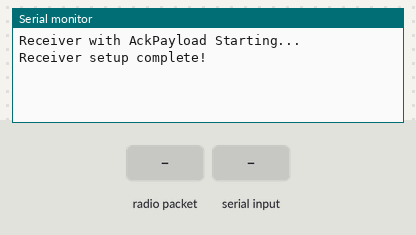
Bench run of a sketch on a simulated Arduino Uno, built with avr-gcc and run on an emulated ATmega328P. Shown: the last lines printed to the serial monitor. Inputs (shaded band) come from the test bench. No radio packets arrive unless stated.

Above: at 1.2 s.
1.3 s: radio packet "p" arrives
At 2.1 s:
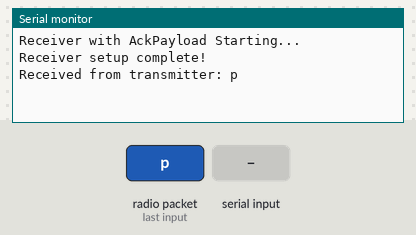
2.8 s: "p\n" received over Serial
At 3.3 s:
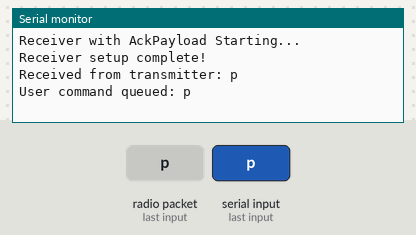
4.3 s: radio packet "c" arrives
At 5.5 s:
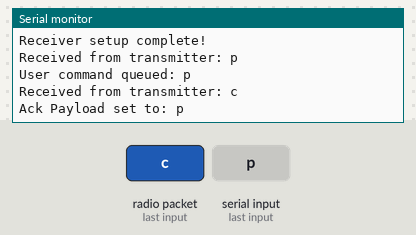
5.8 s: "c\n" received over Serial
At 6.8 s:
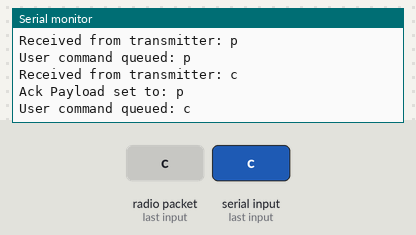
7.3 s: radio packet "1" arrives
At 7.8 s:
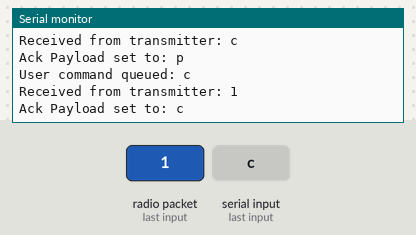
8.8 s: "1\n" received over Serial
At 10.3 s:
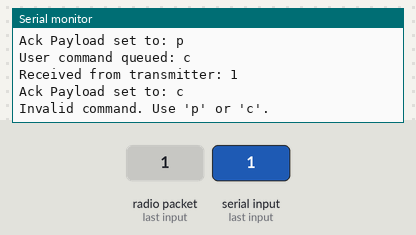

The sketch:

Reciever.ino
```cpp
/**
 * Receiver that displays incoming data and sets an
 * ack payload containing the user command ('p' or 'c').
 */

#include <SPI.h>
#include <nRF24L01.h>
#include <RF24.h>

// Radio wiring: CE=7, CSN=8
RF24 radio(7, 8);
const byte address[6] = "00001";

// We'll store the last user command from Serial
// so that we can send it in the next ack payload.
char userCommand = '\0';

void setup() {
  Serial.begin(9600);
  Serial.println("Receiver with AckPayload Starting...");

  if (!radio.begin()) {
    Serial.println("nRF24L01 not detected. Check connections!");
    while (true);
  }
  radio.setPALevel(RF24_PA_MIN);

  // Ack payload
  radio.enableDynamicPayloads();
  radio.setAutoAck(true);
  radio.enableAckPayload();

  // Listen on the same address
  radio.openReadingPipe(1, address);
  radio.startListening();

  Serial.println("Receiver setup complete!");
}

void loop() {
  // 1) Check if we got data from the transmitter
  if (radio.available()) {
    // We'll read the dynamic payload
    char incoming[32] = {0};
    byte len = radio.getDynamicPayloadSize(); // how many bytes actually arrived
    if (len > 0 && len <= 32) {
      radio.read(&incoming, len);
      // Null-terminate just to be safe
      incoming[len] = '\0';

      // Print it
      Serial.print("Received from transmitter: ");
      Serial.println(incoming);

      // 2) Send an Ack Payload if we have a user command waiting
      if (userCommand != '\0') {
        // Build a short ack payload
        char ackPayload[2];
        ackPayload[0] = userCommand;
        ackPayload[1] = '\0';

        // Send that ack payload automatically on pipe #1
        radio.writeAckPayload(1, ackPayload, strlen(ackPayload) + 1);
        Serial.print("Ack Payload set to: ");
        Serial.println(ackPayload);

        // If you want to send the command only once, clear it
        userCommand = '\0';
      } else {
        // Otherwise you can send nothing or an empty ack
        // radio.writeAckPayload(1, "", 1);
      }
    }
  }

  // 3) Check for user input from Serial
  //    'p' => Decrease pot, 'c' => Increase pot
  if (Serial.available()) {
    String cmd = Serial.readStringUntil('\n');
    cmd.trim();
    if (cmd == "p") {
      userCommand = 'p';
      Serial.println("User command queued: p");
    } else if (cmd == "c") {
      userCommand = 'c';
      Serial.println("User command queued: c");
    } else {
      Serial.println("Invalid command. Use 'p' or 'c'.");
    }
  }
}
```

Measured:
- after the input at 1.3 s, the serial monitor: prints a new line at once (image 1)
- after the input at 2.8 s, the serial monitor: prints a new line at once (image 2)
- after the input at 4.3 s, the serial monitor: prints a new line at once (image 3)
- after the input at 5.8 s, the serial monitor: prints a new line at once (image 4)
- after the input at 7.3 s, the serial monitor: prints a new line at once (image 5)
- after the input at 8.8 s, the serial monitor: prints a new line at once (image 6)
